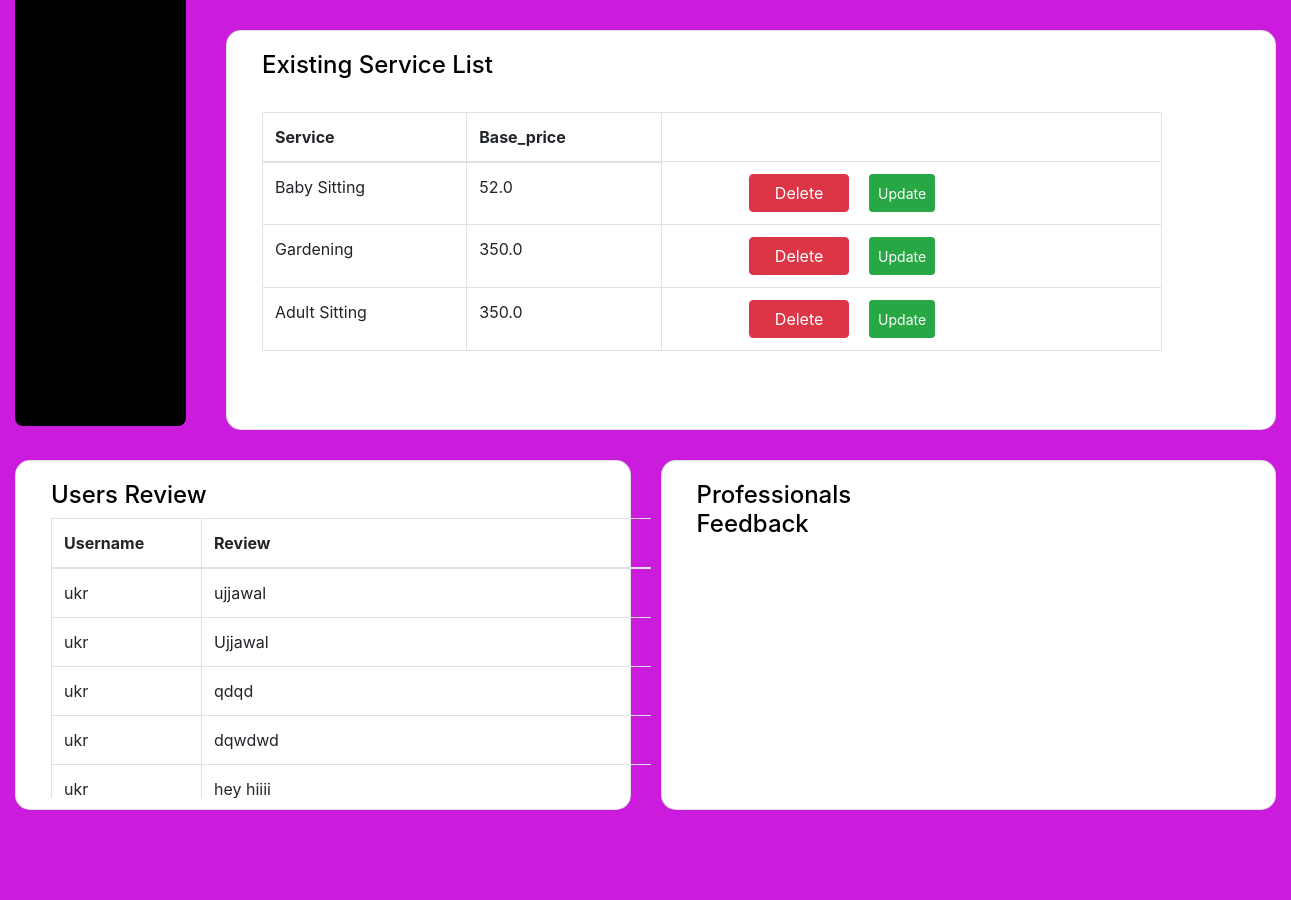
Page /Show_table (middle part) on the earlier database version.
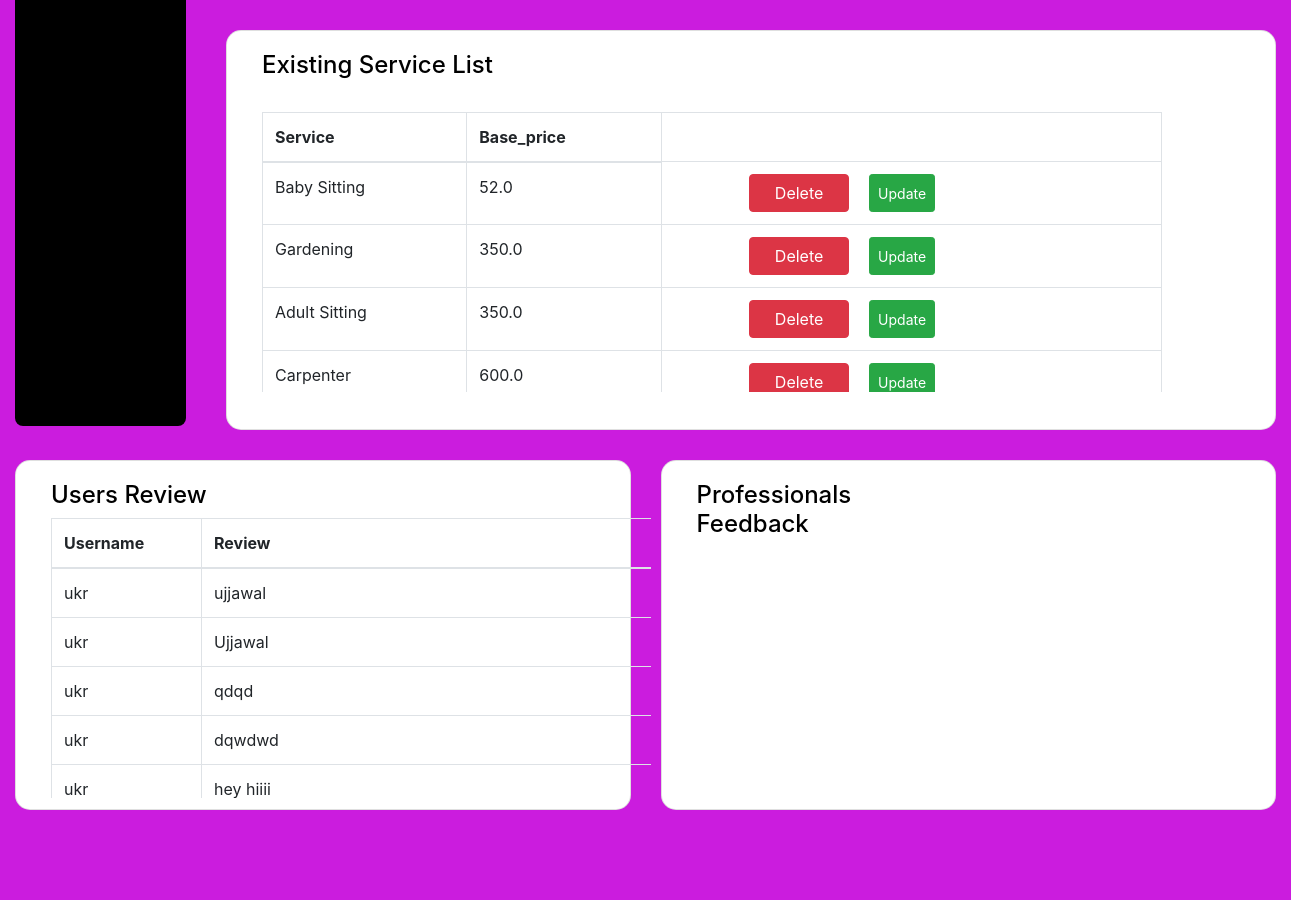
Same page on the later database version.
### tables this page shows
CREATE TABLE service (
	id INTEGER NOT NULL, 
	name VARCHAR(100) NOT NULL, 
	charges FLOAT NOT NULL, 
	PRIMARY KEY (id), 
	UNIQUE (name)
);

CREATE TABLE review (
	id INTEGER NOT NULL, 
	username VARCHAR(50) NOT NULL, 
	review TEXT NOT NULL, 
	PRIMARY KEY (id)
);

### backend/main.py (the view)
@app.route('/Show_table', methods=['GET' , 'POST'])
def show():
    db = get_db()
    cursor = db.cursor()
    result = None  # to hold the searched service result
    if request.method == 'POST':
        service_name = request.form.get('service_name')
        cursor.execute("SELECT name, charges FROM service WHERE name = ?", (service_name,))
        result = cursor.fetchone()
    cursor.execute('SELECT name, charges ,id FROM service')
    table1 = cursor.fetchall()
    cursor.execute('SELECT username, review FROM review')
    table2 = cursor.fetchall()
    cursor.execute('SELECT username, review FROM review')
    table3 = cursor.fetchall()
    return render_template('Admin_dash1.html' , table1=table1 ,  result=result , table2=table2, table3=table3)

### backend/main.py (called while the page is built)
def get_db():
    db = getattr(g, '_database',None)
    if db is None:
        db = g._database = sqlite3.connect(Database)
    return db

@app.after_request
def add_header(response):
    response.headers["Cache-Control"] = "no-store, no-cache, must-revalidate, post-check=0, pre-check=0, max-age=0"
    response.headers["Pragma"] = "no-cache"
    response.headers["Expires"] = "0"
    return response

### templates/Admin_dash1.html (shortened to what this page needs)
{% extends "base.html" %}
{% block content %}
        <div class="side_card" style="display: flex; gap: 40px; align-items: flex-start;">
  <div class="card" style="height: 860px; width: 250px; border-radius: 8px; background-color: black; padding: 20px;">
  </div>
  <div style="display: flex; flex-direction: column; gap: 30px;">
    <div class="card" style="height: 400px; width: 1050px; border-radius: 15px; background-color: white;">
      <div class="mb-3" style="width: 250px; margin-left: 25px; margin-top: 20px;">
        <h4 style="color: black; margin-left: 10px;">Existing Service List</h4>
        <br>
        <div style="overflow-y: auto; height: 280px; width: 1000px; margin-left: 10px;">
        <table class="table table-bordered" style="width: 900px;">
      <thead>
        <tr>
          <th>Service</th>
          <th>Base_price</th>
        </tr>
      </thead>
      <tbody>
        {% for user1 in table1 %}
        <tr>
          <td>{{ user1[0] }}</td>
          <td>{{ user1[1] }}</td>
          <td>
          <div style="display: flex; align-items: flex-start;">
             <form method="POST" action="{{ url_for('delete', service_id=user1[2]) }}">
             <button class="btn btn-danger" style="width: 100px; margin-left: 75px;" >Delete</button>
             </form>
              <form method="POST" action="/update_service/{{ user1[2] }}" id="form-{{ user1[2] }}">
              <button  style="margin-left: 20px; height: 38px;"   type="button" class="btn btn-success btn-sm"onclick="editservice({{ user1[2] }}, '{{ user1[0] }}', {{ user1[1] }})">
                 Update
              </button>
              </form>
          </div>
          </td>
        </tr>
        {% endfor %}
      </tbody>
    </table>
    </div>
    </div>
    </div>
    </div>
</div>
    <div style="display: flex; gap: 30px; margin-top: 30px;">
    <div class="card" style="height: 350px; width: 700px; border-radius: 15px; background-color: white; align-items: flex-start;">
      <div class="mb-3" style="width: 250px; margin-left: 25px; margin-top: 20px;">
        <h4 style="color: black; margin-left: 10px;">Users Review</h4>
        <div style="overflow-y: auto; height: 280px; width: 600px; margin-left: 10px;">
        <table class="table table-bordered" style="width: 650px;">
      <thead>
        <tr>
          <th style="width: 150px;">Username</th>
          <th style="width: 300;">Review</th>
        </tr>
      </thead>
      <tbody>
        {% for user1 in table2 %}
        <tr>
          <td>{{ user1[0] }}</td>
          <td>{{ user1[1] }}</td>
        </tr>
        {% endfor %}
      </tbody>
    </table>
    </div>
      </div>
    </div>
<div class="card" style="height: 350px; width: 700px; border-radius: 15px; background-color: white; align-items: flex-start;">
      <div class="mb-3" style="width: 250px; margin-left: 25px; margin-top: 20px;">
        <h4 style="color: black; margin-left: 10px;">Professionals Feedback</h4>
      </div>
    </div>
</div>
{% endblock %}

Differences in the rows shown:
added service: name "Carpenter", charges "600.0"
